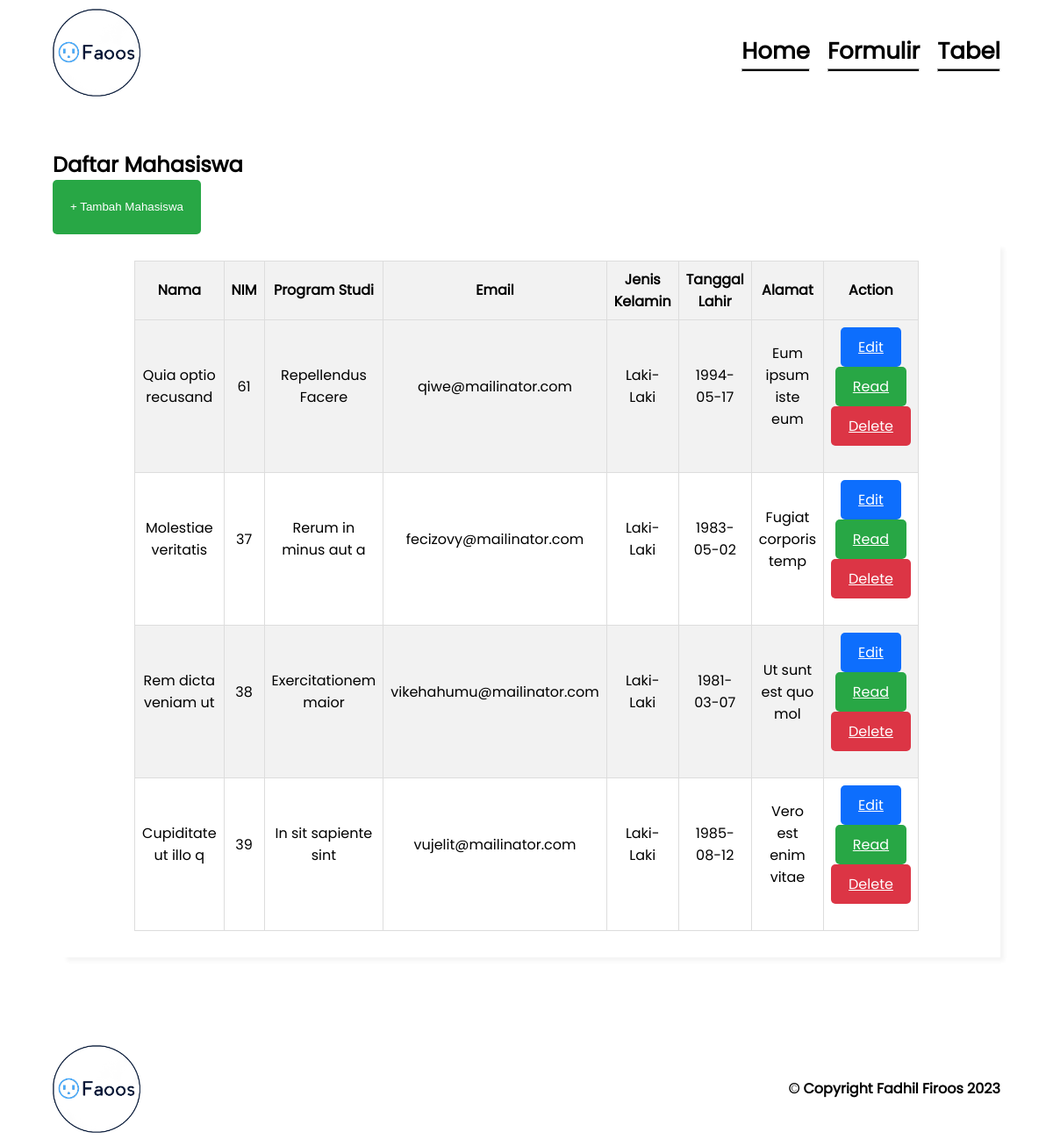
The page /?page=tabel on the database its author committed.
### tables this page shows
CREATE TABLE `mahasiswa` (
  `id` int(11) NOT NULL,
  `nama` varchar(255) NOT NULL,
  `nim` int(11) NOT NULL,
  `prodi` varchar(255) NOT NULL,
  `email` varchar(255) NOT NULL,
  `jenis_kelamin` varchar(255) NOT NULL,
  `tgl_lahir` date NOT NULL,
  `alamat` text NOT NULL
);

### tabel.php (the view)
<h1 class="sub_judul">Daftar Mahasiswa</h1>
<button class="btn_tbh"><a class="tambah" href="?page=formulir" style="color: #fff; text-decoration: none;"><p>+ Tambah Mahasiswa</p></a></button>
        <div class="form mahasiswa">
            <table class="daftar_mahasiswa" style="overflow-x:scroll" id="tabel">
                <tr>
                    <th>Nama</th>
                    <th>NIM</th>
                    <th>Program Studi</th>
                    <th>Email</th>
                    <th>Jenis Kelamin</th>
                    <th>Tanggal Lahir</th>
                    <th>Alamat</th>
                    <th>Action</th>
                </tr>
                <?php
                $daftar_tanggapan = mysqli_query($konek,"SELECT * FROM mahasiswa ORDER BY id ASC");
                while ($data = mysqli_fetch_array($daftar_tanggapan)) {
                ?>
                <tr>
                    <td><?php echo $data['nama']; ?></td>
                    <td><?php echo $data['nim']; ?></td>
                    <td><?php echo $data['prodi']; ?></td>
                    <td><?php echo $data['email']; ?></td>
                    <td><?php echo $data['jenis_kelamin']; ?></td>
                    <td><?php echo $data['tgl_lahir']; ?></td>
                    <td><?php echo $data['alamat']; ?></td>
                    <td width="21%">
                        <a class="btn" href="?page=edit&&id=<?php echo $data['id']?>">Edit</a>
                        <a class="btn_tbh" href="?page=read&&id=<?php echo $data['id']?>">Read</a>
                        <a class="btn_del" href="?page=delete&&id=<?php echo $data['id']?>">Delete</a>
                    </td>
                </tr>
                <?php
                }
                ?>
            </table>
        </div>

### index.php (shortened to what this page needs)
<!DOCTYPE html>
<html lang="en">
<head>
    <link rel="stylesheet" href="style.css">
</head>
<body>
    <header>
        <div class="container header">
            <div class="logo">
                <img src="img/logo.png" alt="logo">
            </div>
            <nav>
                <ul>
                    <li><a href="?page=home">Home</a><hr></li>
                    <li><a href="?page=formulir">Formulir</a><hr></li>
                    <li><a href="?page=tabel">Tabel</a><hr></li>
                </ul>
            </nav>
        </div>
    </header>
    <section class="container">
        <?php
          $page = @$_GET['page'];
          if (file_exists($page.'.php')) {
            include $page.'.php';
          }else {
            include 'home.php';
          }
          ?>
    </section>
    <footer class="container">
        <div class="footer">
            <div class="logo_fot">
                <img src="img/logo.png" alt="Logo_fot">
            </div>
            <div class="copy_right">
                <p>&copy; Copyright Fadhil Firoos 2023</p>
            </div>
        </div>
    </footer>
</body>
</html>

### style.css (style rules this page uses)
body { font-family: poppins; margin: 0; }
.header { height: 100px; padding: 10px 0; display: flex; flex-flow: column wrap; align-content: space-between; }
.container { width: 90%; margin: 0 auto; max-width: 1480px; }
.logo img { width: 100px; }
nav { margin: auto; }
nav ul { padding: 0; margin: 0; display: flex; list-style: none; }
nav ul li { margin-left: 20px; font-size: 26px; display: inline-block; font-weight: bold; }
nav ul li hr { margin: 0; color: #000; background-color: #000; height: 2px; }
nav ul li a { text-decoration: none; color: #000; }
.footer { margin-top: 100px; height: 100px; display: flex; flex-flow: column wrap; align-content: space-between; }
.logo_fot img { width: 100px; }
.copy_right p { font-size: 16px; font-weight: bold; }
.copy_right { margin: auto; }
.sub_judul { margin: 50px 0px 0px 0px; }
.form { width: 100%; padding: 10px 0; box-shadow: 10px 10px 5px -6px rgba(0,0,0,0.05); }
.form table tr td { padding-bottom: 30px; }
.btn { display: inline-block; padding: 10px 20px; color: #fff; background-color: #0d6efd; border: none; border-radius: 5px; -webkit-border-radius: 5px; -moz-border-radius: 5px; -ms-border-radius: 5px; -o-border-radius: 5px; }
.daftar_mahasiswa { border-collapse: collapse; width: 80%; margin: 20px auto; }
.daftar_mahasiswa th, .daftar_mahasiswa td { border: 1px solid #ddd; padding: 8px; text-align: center; }
.daftar_mahasiswa th { background-color: #f2f2f2; }
.daftar_mahasiswa tr:nth-child(even) { background-color: #f2f2f2; }
.btn_tbh { display: inline-block; padding: 10px 20px; color: #fff; background-color: #28a745; border: none; border-radius: 5px; -webkit-border-radius: 5px; -moz-border-radius: 5px; -ms-border-radius: 5px; -o-border-radius: 5px; }
.btn_del { display: inline-block; padding: 10px 20px; color: #fff; background-color: #dc3545; border: none; border-radius: 5px; -webkit-border-radius: 5px; -moz-border-radius: 5px; -ms-border-radius: 5px; -o-border-radius: 5px; }

### rows shown on the page
mahasiswa: nama "Quia optio recusand", nim "61", prodi "Repellendus Facere", email "qiwe@mailinator.com", jenis_kelamin "Laki-Laki", tgl_lahir "1994-05-17", alamat "Eum ipsum iste eum"
mahasiswa: nama "Molestiae veritatis", nim "37", prodi "Rerum in minus aut a", email "fecizovy@mailinator.com", jenis_kelamin "Laki-Laki", tgl_lahir "1983-05-02", alamat "Fugiat corporis temp"
mahasiswa: nama "Rem dicta veniam ut", nim "38", prodi "Exercitationem maior", email "vikehahumu@mailinator.com", jenis_kelamin "Laki-Laki", tgl_lahir "1981-03-07", alamat "Ut sunt est quo mol"
mahasiswa: nama "Cupiditate ut illo q", nim "39", prodi "In sit sapiente sint", email "vujelit@mailinator.com", jenis_kelamin "Laki-Laki", tgl_lahir "1985-08-12", alamat "Vero est enim vitae"
